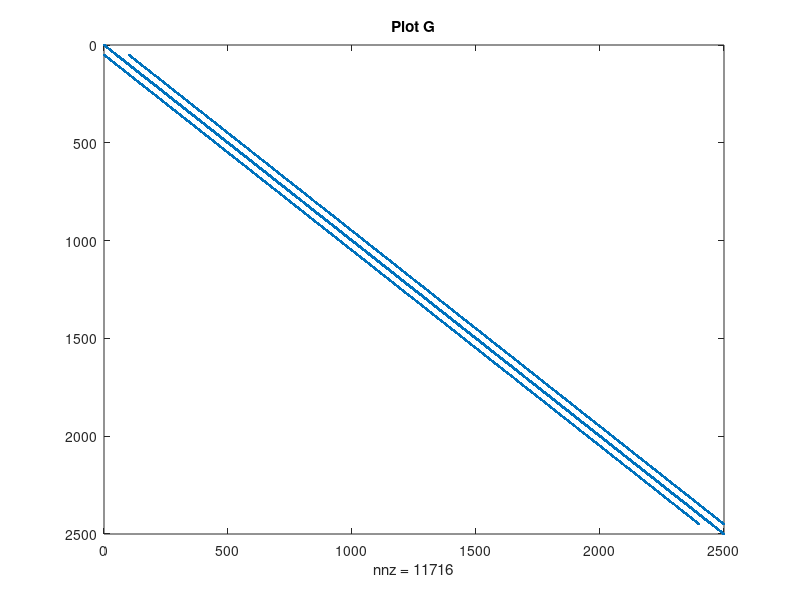
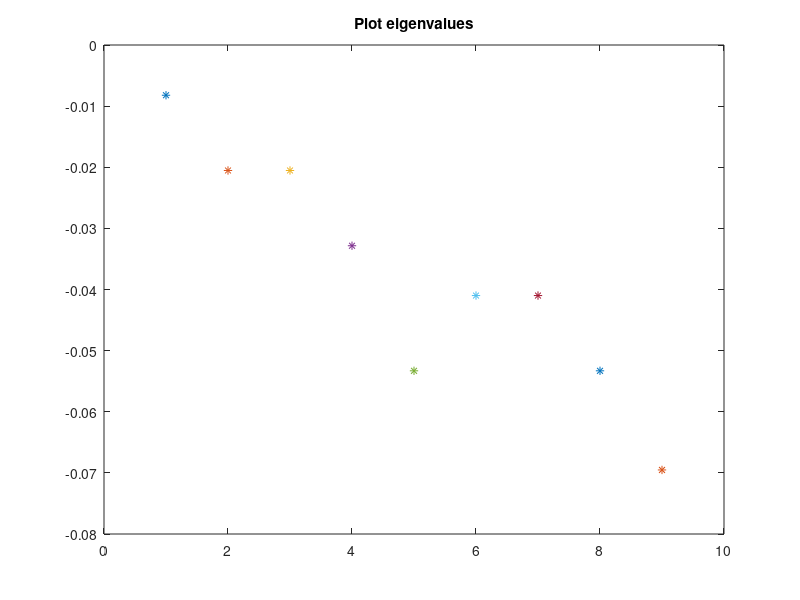
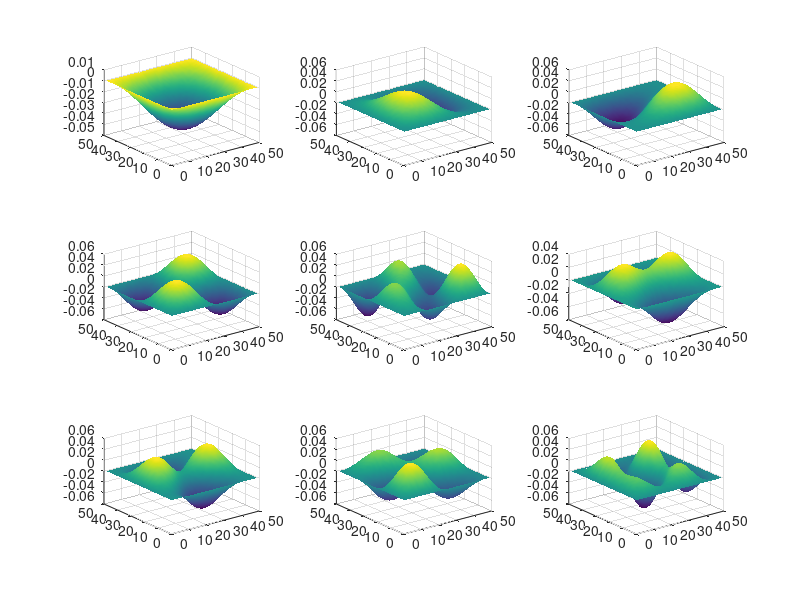

Here is the MATLAB script that generated these plots, in order:
% Harmonic Wave Equation in 2D FD and Modes
close all; clear all
set(0,'DefaultFigureWindowStyle','docked')

% Constant and parameters
nx = 50;
ny = 50;

% Create G matrix
G = sparse(nx*ny,nx*ny);

for i = 1:nx
    for j = 1:ny
        % Mapping equation
        n = j + (i-1)*ny;   % n --> (i,j)
        
        if (i==1) || (i==nx) || (j==1) || (j==ny)   % Boundary condition nodes
            G(n,:) = 0; % other entries to 0
            G(n,n) = 1; % diagonal to 1
        else    % Bulk nodes
            nxm = j + (i-2)*ny;         % nxm --> (i-1,j)
            nxp = j + (i)*ny;           % nxp --> (i+1,j)
            nym = (j-1) + (i-1)*ny;     % nym --> (i,j-1)
            nyp = (j+1) + (i-1)*ny;     % nyp --> (i,j+1)
            
            G(n,n) = -4;
            G(n,nxm) = 1;
            G(n,nxp) = 1;
            G(n,nym) = 1;
            G(n,nyp) = 1; 
        end
        
%         if (i>10) & (i<20) & (j>10) & (j<20)
%             G(n,n) = -2;
%         end
    end
end

figure(1)
spy(G)
title ('Plot G')

% Eigenvectors & eigenvalues
figure(2)
[E,D] = eigs(G,9,'SM');     % E is vector matrix, D's diagonal is eigenvalues

for i = 1:9
    plot(i,D(i,i),'*')    % plotting eigenvalues
    hold on
end
title('Plot eigenvalues')


figure(3)
x = 1:nx;
y = 1:ny;

for k = 1:9
    for i = 1:nx
        for j = 1:ny
            % Remap E onto nx,ny matrix --> transfrom n into nx,ny
            n = j + (i-1)*ny;
            E_remap(k,i,j) = E(n,k);    % remapped
        end
    end
    
    subplot(3,3,k)
    surf(squeeze(E_remap(k,:,:))); shading interp
    
end



